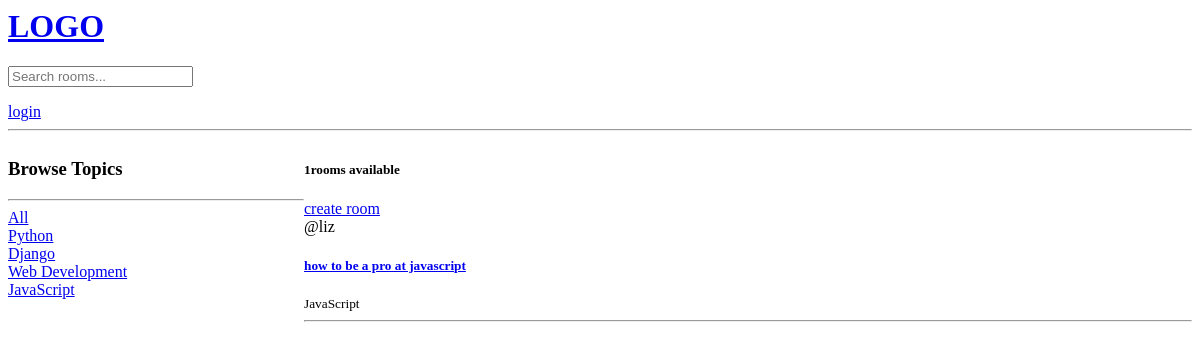
The app's page /, older data.
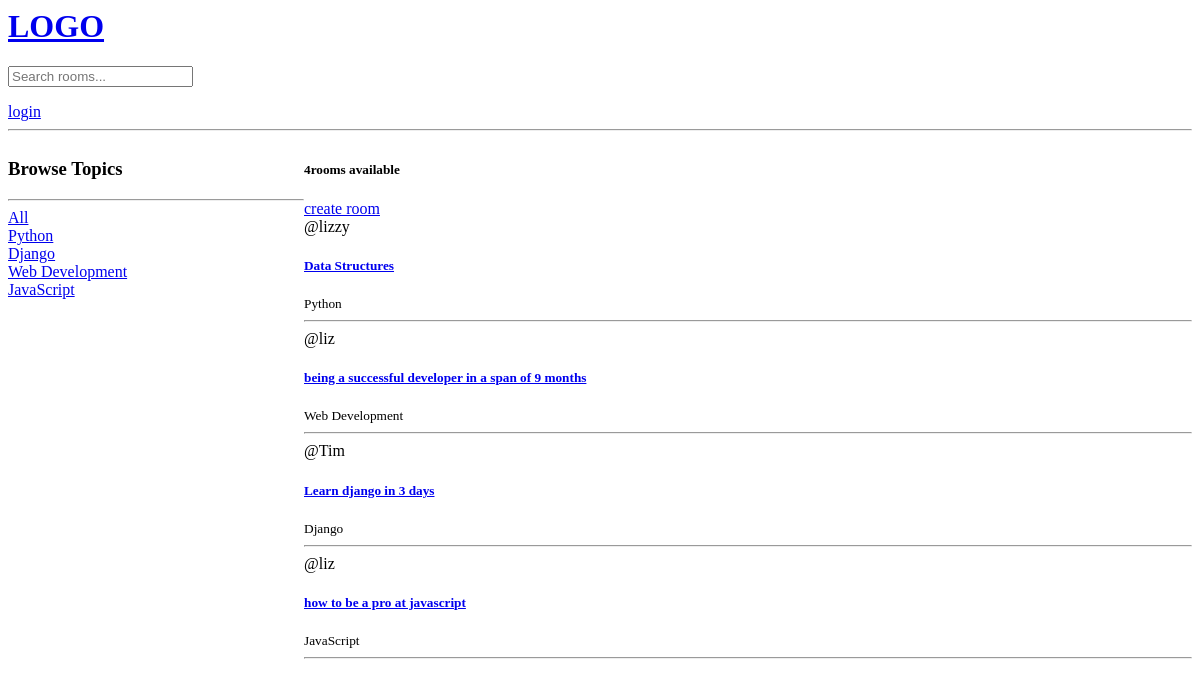
The same page, newer data.
### base/models.py (models this page shows, shortened)
class Topic(models.Model):
    name=models.CharField(max_length=200)

class Room(models.Model):
    host=models.ForeignKey(User, on_delete=models.SET_NULL, null=True)
    topic=models.ForeignKey(Topic, on_delete=models.SET_NULL, null=True)
    name = models.CharField(max_length=200)
    description = models.TextField(null=True, blank=True)
    participants=models.ManyToManyField(User, related_name='participants', blank=True)
    updated= models.DateTimeField(auto_now = True)
    created= models.DateTimeField(auto_now_add = True)
    class Meta:
        ordering = ['-updated', '-created']
    def __str__(self):
        return self.name

### base/views.py (the view)
# urls.py: path('', views.home, name='home'),
def home(request):
    q=request.GET.get('q') if request.GET.get('q') != None else ''
    rooms= Room.objects.filter(
        Q(topic__name__icontains=q)|
        Q(name__icontains=q)|
        Q(description__icontains=q)
        )
    topics=Topic.objects.all()
    room_count=rooms.count()
    context={
        'rooms':rooms,
        'topics':topics,
        'room_count':room_count,
    }
    return render(request,'base/home.html',context)

### base/templates/base/home.html (shortened to what this page needs)
{%load static%}
{%include 'navbar.html'%}
<div class="home-container">
    <div>
        <h3>Browse Topics</h3><hr>
        <div>
            <a href="{%url 'home'%}">All</a>
         </div>
        {%for topic in topics%}
        <div>
           <a href="{%url 'home'%}?q={{topic.name}}"> {{topic.name}}</a>
        </div>
        {%endfor%}
    </div>
    <div>
        <h5>{{room_count}}rooms available</h5>
            <a href="{% url 'create-room' %}">create room</a>
        {%for room in rooms%}
        <div>
            <span>@{{room.host.username}}</span>
            <h5><a href="{% url 'room' room.id%}">{{room}}</a></h5>
            <small>{{room.topic.name}}</small>
            <hr>
        </div>
        {%endfor%}
    </div>
</div>

Row changes from the older to the newer data that the page shows:
added Room: host.username "lizzy", name "Data Structures", topic.name "Python"
added Room: host.username "liz", name "being a successful developer in a span of 9 months", topic.name "Web Development"
added Room: host.username "Tim", name "Learn django in 3 days", topic.name "Django"
Text that changed along with them:
{{ room_count }}: "1" → "4"
